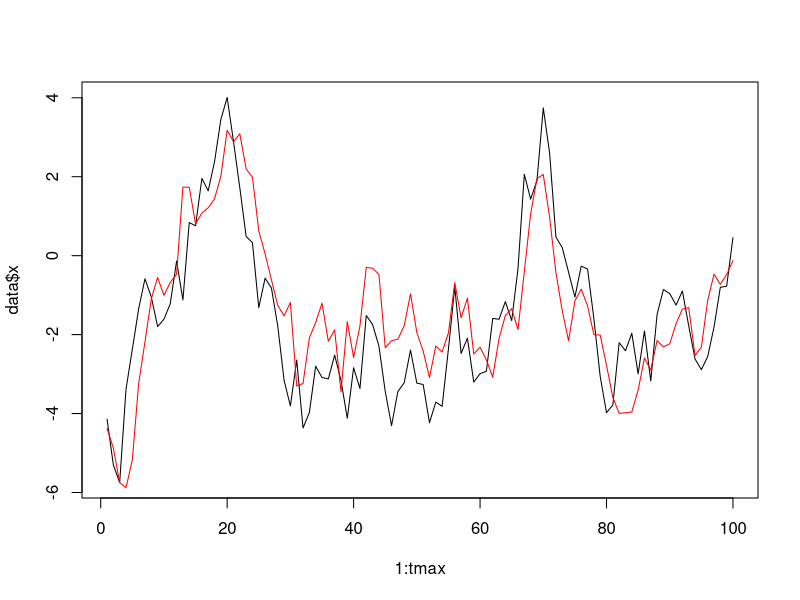

This chart was generated by the following R code:
library(methods)

## OOP CLASS/GENERIC/METHOD DEFINITIONS:

setClass("BootstrapFilter",
  slots = c(
    obs = "vector",
    chains = "matrix",
    num_particles = "numeric",
    initial = "function",
    transition = "function",
    likelihood = "function"
  )         
)

BootstrapFilter <- function(inital, transition, likelihood, num_particles = 100) {
  new("BootstrapFilter",
    obs = vector(),
    chains = matrix(initial(num_particles), ncol = num_particles),
    num_particles = num_particles,
    initial = initial,
    transition = transition,
    likelihood = likelihood
  )
}

setGeneric("chains", function(model) standardGeneric("chains"))
setMethod("chains", "BootstrapFilter",
  function(model) return(model@chains)
)

setGeneric("update<-", function(model, t, value) standardGeneric("update<-"))
setMethod("update<-", "BootstrapFilter", 
  function(model, t, value) {
    model@obs <- c(model@obs, value)  # value is essentially y_t
    # IMPORTANCE SAMPLING STEP
    state_samples <- transition(model@chains[t - 1,])
    model@chains <- rbind(model@chains, state_samples)
    weights <- likelihood(model@obs[t - 1], state_samples) # Index t - 1 to account 
    weights <- weights / sum(weights)                  # for inital sample at time t = 0
    # RESAMPLING
    resample <- sample(1:length(weights), replace = TRUE, prob = weights)
    model@chains <- model@chains[,resample]
    return(model)
  }        
)

## DATA GENERATING FUNCTION:

synthetic_state_space <- function(tmax, initial, transition, emission) {
  x <- rep(0, tmax) ; y <- rep(0, tmax)
  x[1] <- initial(1) ; y[1] <- emission(x[1])
  for (t in 1:(tmax - 1)) {
    x[t + 1]  <- transition(x[t])
    y[t + 1] <- emission(x[t + 1])
  }
  return(data.frame("x" = x, "y" = y))
}

emission <- function(x, b = 0.5) {
  rnorm(1, 0, b * exp(x / 2))
}

initial <- function(num_particles, a = 0.91, sd = 1) {
  rnorm(num_particles, 0, sqrt(sd^2 / (1 - a^2)))
}

transition <- function(x, a = 0.91, sd = 1) {
  num_particles <- length(x)
  samples <- rep(0, num_particles)
  for(i in 1:num_particles) {
    samples[i] <- rnorm(1, a * x[i], sd)
  }
  # or shorter:
  # rnorm(length(x), a*x, sd) 
  return(samples)
}

likelihood <- function(y, x, b = 0.5) {
  num_particles <- length(x)
  densities <- rep(0, num_particles)
  for (i in 1:num_particles) {
    densities[i] <- dnorm(y, 0, b * exp(x[i] / 2))
  }
  return(densities)
}

## TEST IF MODEL IS PERFORMING AS EXPECTED:

main <- function(tmax = 100) {
  data <- synthetic_state_space(tmax, initial, transition, emission)
  model <- BootstrapFilter(initial, transition, likelihood)
  for (t in 2:tmax) {
    update(model, t) <- data$y[t]
  }
  chains <- chains(model)
  means <- rowMeans(chains)
  plot(1:tmax, data$x, type = "l")
  lines(1:tmax, means, type = "l", col = "red")
}

main()

